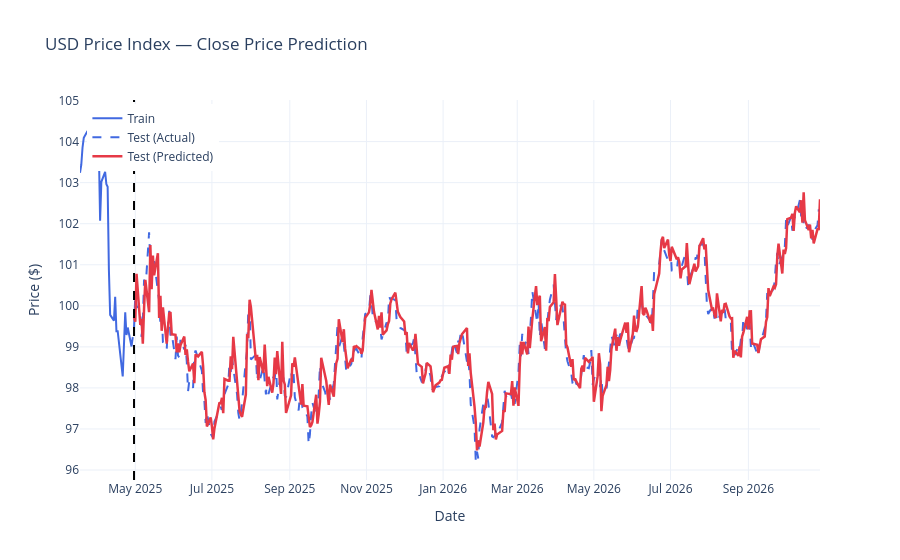

Notebook code cell kept with this figure:
### Markdown cell above
# Visualize Predictions

### Code cell
train_dates = train_df['Date'].iloc[history_size:]
test_dates = test_df['Date'].iloc[history_size:]

# Create figure
fig = go.Figure()

# Training data (last history_size samples only)
fig.add_trace(go.Scatter(
    x=train_dates.iloc[-history_size:],
    y=np.ravel(y_train)[-history_size:],
    mode='lines',
    name='Train',
    line=dict(color='royalblue', width=2)
))

# Test actual values
fig.add_trace(go.Scatter(
    x=test_dates,
    y=np.ravel(y_test),
    mode='lines',
    name='Test (Actual)',
    line=dict(color='royalblue', width=2, dash='dash')
))

# Vertical dashed line separating train/test
fig.add_shape(
    type='line',
    x0=test_dates.iloc[0],
    x1=test_dates.iloc[0],
    y0=0,
    y1=1,
    xref='x',
    yref='paper',
    line=dict(color='black', width=2, dash='dash')
)

# Prediction line for test set
fig.add_trace(go.Scatter(
    x=test_dates,
    y=np.ravel(y_pred),
    mode='lines',
    name='Test (Predicted)',
    line=dict(color='#E63946', width=2.5)
))

# Layout
fig.update_layout(
    title='USD Price Index — Close Price Prediction',
    xaxis_title='Date',
    yaxis_title='Price ($)',
    template='plotly_white',
    legend=dict(x=0.01, y=0.99),
    hovermode='x unified'
)

fig.show()

### Figure 1 — Plotly figure (JSON) as saved in the notebook; plotly's stock layout.template omitted (floating-point values rounded to 4 significant figures; data arrays with more than 128 entries replaced by an {"elided": "..."} marker saying what was removed)
{"data": [{"line": {"color": "royalblue", "width": 2}, "mode": "lines", "name": "Train", "type": "scatter", "x": ["2025-03-18T00:00:00-04:00", "2025-03-19T00:00:00-04:00", "2025-03-20T00:00:00-04:00", "2025-03-21T00:00:00-04:00", "2025-03-24T00:00:00-04:00", "2025-03-25T00:00:00-04:00", "2025-03-26T00:00:00-04:00", "2025-03-27T00:00:00-04:00", "2025-03-28T00:00:00-04:00", "2025-03-31T00:00:00-04:00", "2025-04-01T00:00:00-04:00", "2025-04-02T00:00:00-04:00", "2025-04-03T00:00:00-04:00", "2025-04-04T00:00:00-04:00", "2025-04-07T00:00:00-04:00", "2025-04-08T00:00:00-04:00", "2025-04-09T00:00:00-04:00", "2025-04-10T00:00:00-04:00", "2025-04-11T00:00:00-04:00", "2025-04-14T00:00:00-04:00", "2025-04-15T00:00:00-04:00", "2025-04-16T00:00:00-04:00", "2025-04-17T00:00:00-04:00", "2025-04-21T00:00:00-04:00", "2025-04-22T00:00:00-04:00", "2025-04-23T00:00:00-04:00", "2025-04-24T00:00:00-04:00", "2025-04-25T00:00:00-04:00", "2025-04-28T00:00:00-04:00", "2025-04-29T00:00:00-04:00"], "y": [103.2, 103.4, 103.8, 104.1, 104.3, 104.2, 104.6, 104.1, 104.0, 104.2, 104.3, 103.8, 102.1, 103.0, 103.3, 103.0, 102.9, 100.9, 99.78, 99.64, 100.2, 99.38, 99.38, 98.28, 98.92, 99.84, 99.29, 99.47, 99.01, 99.24]}, {"line": {"color": "royalblue", "dash": "dash", "width": 2}, "mode": "lines", "name": "Test (Actual)", "type": "scatter", "x": {"elided": "378 str values"}, "y": {"elided": "378 float values"}}, {"line": {"color": "#E63946", "width": 2.5}, "mode": "lines", "name": "Test (Predicted)", "type": "scatter", "x": {"elided": "378 str values"}, "y": {"elided": "378 float values"}}], "layout": {"hovermode": "x unified", "legend": {"x": 0.01, "y": 0.99}, "shapes": [{"line": {"color": "black", "dash": "dash", "width": 2}, "type": "line", "x0": "2025-04-30T00:00:00-04:00", "x1": "2025-04-30T00:00:00-04:00", "xref": "x", "y0": 0, "y1": 1, "yref": "paper"}], "title": {"text": "USD Price Index — Close Price Prediction"}, "xaxis": {"title": {"text": "Date"}}, "yaxis": {"title": {"text": "Price ($)"}}}}
